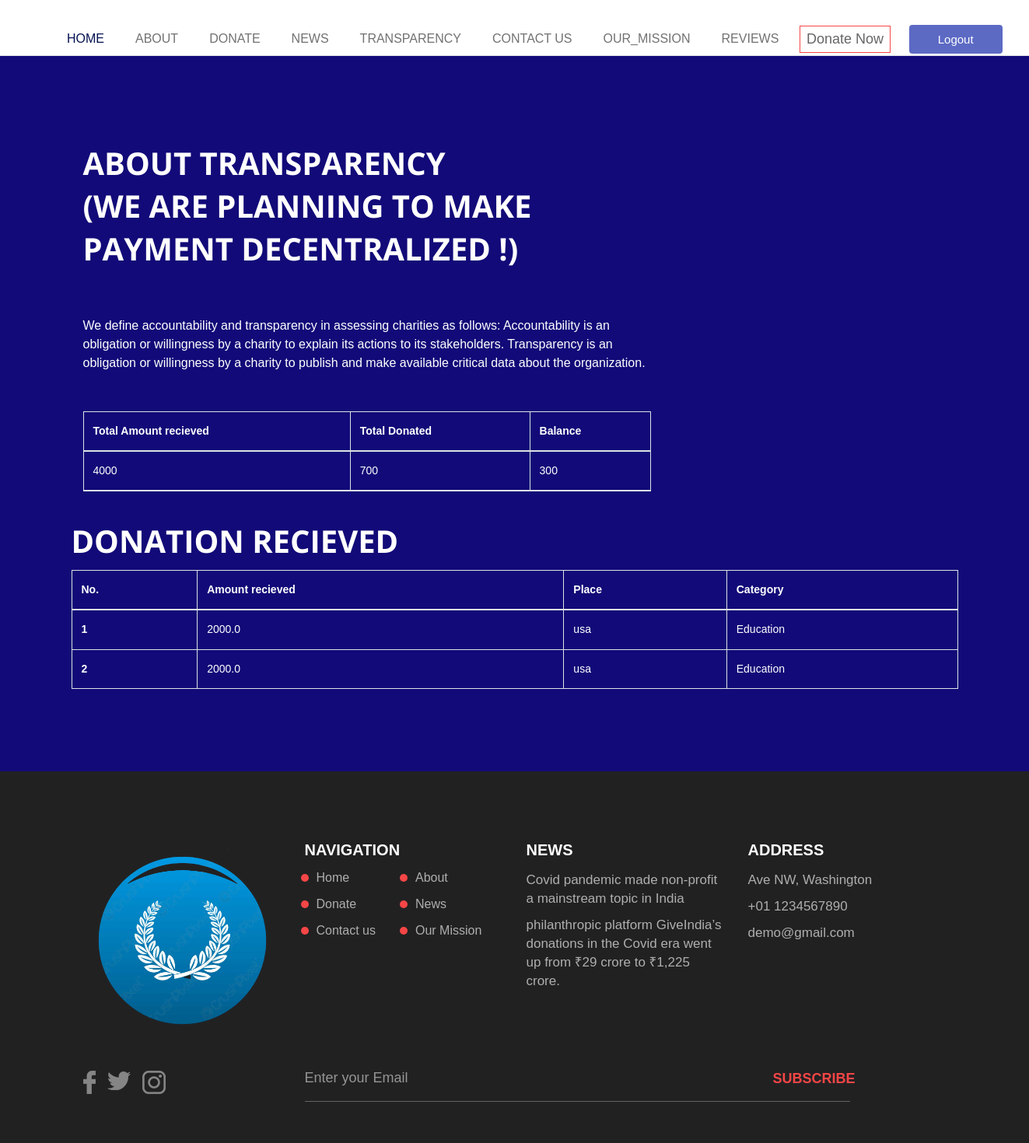
Page /transparency (signed in) on the committed database.
### myapp/models.py (models this page shows)
class Donation(models.Model):
    mode = (
        ('Paypal','Paypal'),
    )
    category= (
        ('Education','Education'),
        ('Nutrition','Nutrition'),
        ('Cloth','Cloth')
    )
    user = models.ForeignKey(User,on_delete=models.CASCADE)
    amount = models.FloatField( max_length=200, null = True, default= 0 )
    payment_id = models.CharField(max_length=100, null=True, blank=True)
    payment_method = models.CharField(max_length=100, choices=mode)
    Category = models.CharField(max_length=100, choices=category)
    place = models.CharField(max_length=100)

### myapp/views.py (the view)
# urls.py: path('transparency',views.Transparency,name='transparency'),
def Transparency(request):
    donation = Donation.objects.all().order_by()[:5]
    return render(request,'Transparency.html',{ "donation" : donation })

### template/Transparency.html
{% extends 'index.html' %}
{% block content %}
{% load static %}
    <div class="about_section layout_padding">
      <div class="container">
         <div class="row">
            <div class="col-sm-8">
               <h2 class="about_taital">about transparency <br> (we are planning to make Payment Decentralized !)</h2>
               <p class="about_text">We define accountability and transparency in assessing charities as follows: Accountability is an obligation or willingness by a charity to explain its actions to its stakeholders. Transparency is an obligation or willingness by a charity to publish and make available critical data about the organization.
               </p>
               <table class="table table-bordered" style="color:white;">
                <thead>
                  <tr>
                    <th scope="col">Total Amount recieved</th>
                    <th scope="col">Total Donated</th>
                    <th scope="col">Balance</th>
                  </tr>
                  <tr>
                    <td>4000</td>
                    <td>700</td>
                    <td>300</td>
                  </tr>
                </thead>
                </table>
            </div>
            <h3 class="about_taital">Donation Recieved</h3>
            <table class="table table-bordered" style="color:white;">
                <thead>
                  <tr>
                    <th scope="col">No.</th>
                    <th scope="col">Amount recieved</th>
                    <th scope="col">Place</th>
                    <th scope="col">Category</th>
                  </tr>
                </thead>
                <tbody>
                    {% for x in donation %}
                  <tr>
                    <th scope="row">{{ forloop.counter }}</th>
                    <td>{{x.amount}}</td>
                    <td>{{x.place}}</td>
                    <td>{{x.Category}}</td>
                  </tr>
                  {% endfor %}
                </tbody>
              </table>
         </div>
      </div>
   </div>
      {% endblock %}

### static/css/style.css (style rules this page uses)
* { box-sizing: border-box !important; transition: ease all 0.5s; }
html { scroll-behavior: smooth; }
body { color: #666666; font-size: 14px; line-height: 1.80857; font-weight: normal; overflow-x: hidden; font-family: 'Poppins', sans-serif; }
h1, h2, h3, h4, h5, h6 { letter-spacing: 0; font-weight: normal; position: relative; padding: 0 0 10px 0; font-weight: normal; line-height: normal; color: #111111; margin: 0 }
h2 { font-size: 22px }
h3 { font-size: 18px }
*, *::after, *::before { -webkit-box-sizing: border-box; -moz-box-sizing: border-box; box-sizing: border-box; }
p { margin: 20px; font-weight: 300; font-size: 15px; line-height: 24px; }
.layout_padding { padding-top: 90px; padding-bottom: 0px; }
.about_section { width: 100%; float: left; background-color: #120a78; padding-bottom: 90px; }
.about_taital { width: 100%; float: left; font-size: 40px; color: #ffffff; text-transform: uppercase; padding-top: 20px; font-weight: bold; font-family: 'Open Sans', sans-serif; }
.about_text { width: 100%; float: left; font-size: 16px; margin: 0px; color: #ffffff; padding: 50px 0px; }
body { font-family: 'Varela Round', sans-serif; }

### rows in the picture
Donation: amount "2000.0", place "usa", Category "Education"
Donation: amount "2000.0", place "usa", Category "Education"
